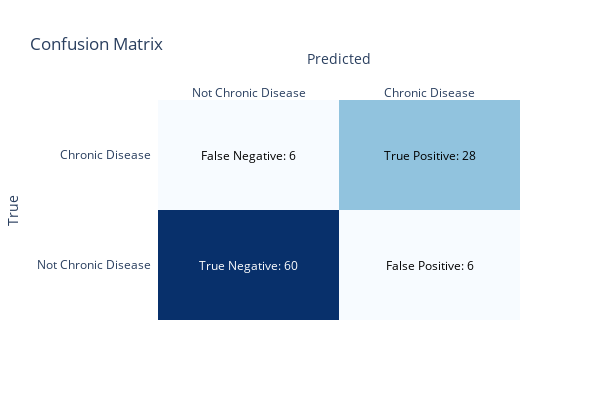
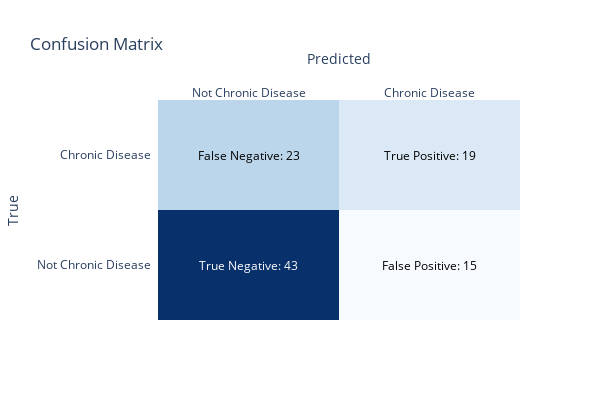
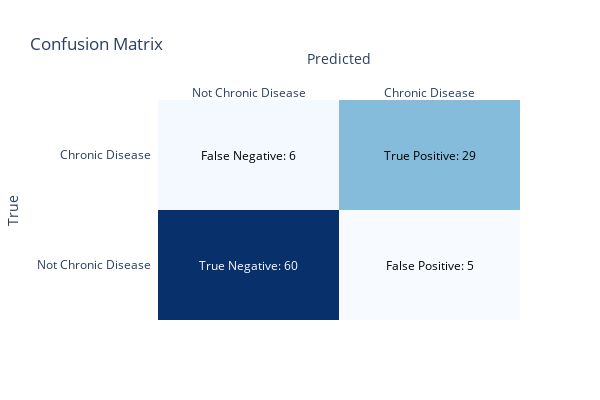

The cell these charts' notebook holds for them, in order:
### Code cell
import warnings
from warnings import filterwarnings
filterwarnings('ignore')

for name,model in models:
    print('\n')
    print(name,": ")
    print('\n')
    
    model.fit(X_train,y_train)
    predictions = model.predict(X_test)

    print(confusion_matrix(predictions,y_test))

    cm = confusion_matrix(predictions,y_test)


    # Sample data
    y_truet = [0, 1, 0, 1]
    y_predt = [0, 1, 1, 0]

    # Compute confusion matrix
    #cmt = confusion_matrix(y_truet, y_predt)
    classes = ['Not Chronic Disease', 'Chronic Disease']

    cm_labels = [
        ["True Negative: " + str(cm[0][0]), "False Positive: " + str(cm[0][1])],
        ["False Negative: " + str(cm[1][0]), "True Positive: " + str(cm[1][1])]
    ]

    # Create confusion matrix heatmap
    fig = ff.create_annotated_heatmap(
        z=cm, x=classes, y=classes, 
        annotation_text=cm_labels, colorscale='Blues'
        )

    fig.update_layout(
        title='Confusion Matrix',
        xaxis=dict(title='Predicted'),
        yaxis=dict(title='True'),
        width = 600,
        height = 400
        )

    fig.show()


    print('Accuracy Score: ',accuracy_score(predictions,y_test))
    #Calculate precision and recall
    precision = precision_score(y_test,predictions,average='binary')
    recall = recall_score(y_test,predictions,average='binary')
    print(f"Precision Score: {precision}")
    print(f"Recall Score: {recall}")

### Figure 1 — Plotly figure (JSON) as saved in the notebook; plotly's stock layout.template omitted (floating-point values rounded to 4 significant figures)
{"data": [{"colorscale": [[0, "rgb(247,251,255)"], [0.125, "rgb(222,235,247)"], [0.25, "rgb(198,219,239)"], [0.375, "rgb(158,202,225)"], [0.5, "rgb(107,174,214)"], [0.625, "rgb(66,146,198)"], [0.75, "rgb(33,113,181)"], [0.875, "rgb(8,81,156)"], [1, "rgb(8,48,107)"]], "reversescale": false, "showscale": false, "type": "heatmap", "x": ["Not Chronic Disease", "Chronic Disease"], "y": ["Not Chronic Disease", "Chronic Disease"], "z": [[60, 6], [6, 28]]}], "layout": {"annotations": [{"font": {"color": "#FFFFFF"}, "showarrow": false, "text": "True Negative: 60", "x": "Not Chronic Disease", "xref": "x", "y": "Not Chronic Disease", "yref": "y"}, {"font": {"color": "#000000"}, "showarrow": false, "text": "False Positive: 6", "x": "Chronic Disease", "xref": "x", "y": "Not Chronic Disease", "yref": "y"}, {"font": {"color": "#000000"}, "showarrow": false, "text": "False Negative: 6", "x": "Not Chronic Disease", "xref": "x", "y": "Chronic Disease", "yref": "y"}, {"font": {"color": "#000000"}, "showarrow": false, "text": "True Positive: 28", "x": "Chronic Disease", "xref": "x", "y": "Chronic Disease", "yref": "y"}], "height": 400, "title": {"text": "Confusion Matrix"}, "width": 600, "xaxis": {"autorange": true, "dtick": 1, "gridcolor": "rgb(0, 0, 0)", "range": [-0.5, 1.5], "side": "top", "ticks": "", "title": {"text": "Predicted"}, "type": "category"}, "yaxis": {"autorange": true, "dtick": 1, "range": [-0.5, 1.5], "ticks": "", "ticksuffix": "  ", "title": {"text": "True"}, "type": "category"}}}

### Figure 2 — Plotly figure (JSON) as saved in the notebook; plotly's stock layout.template omitted (floating-point values rounded to 4 significant figures)
{"data": [{"colorscale": [[0, "rgb(247,251,255)"], [0.125, "rgb(222,235,247)"], [0.25, "rgb(198,219,239)"], [0.375, "rgb(158,202,225)"], [0.5, "rgb(107,174,214)"], [0.625, "rgb(66,146,198)"], [0.75, "rgb(33,113,181)"], [0.875, "rgb(8,81,156)"], [1, "rgb(8,48,107)"]], "reversescale": false, "showscale": false, "type": "heatmap", "x": ["Not Chronic Disease", "Chronic Disease"], "y": ["Not Chronic Disease", "Chronic Disease"], "z": [[43, 15], [23, 19]]}], "layout": {"annotations": [{"font": {"color": "#FFFFFF"}, "showarrow": false, "text": "True Negative: 43", "x": "Not Chronic Disease", "xref": "x", "y": "Not Chronic Disease", "yref": "y"}, {"font": {"color": "#000000"}, "showarrow": false, "text": "False Positive: 15", "x": "Chronic Disease", "xref": "x", "y": "Not Chronic Disease", "yref": "y"}, {"font": {"color": "#000000"}, "showarrow": false, "text": "False Negative: 23", "x": "Not Chronic Disease", "xref": "x", "y": "Chronic Disease", "yref": "y"}, {"font": {"color": "#000000"}, "showarrow": false, "text": "True Positive: 19", "x": "Chronic Disease", "xref": "x", "y": "Chronic Disease", "yref": "y"}], "height": 400, "title": {"text": "Confusion Matrix"}, "width": 600, "xaxis": {"autorange": true, "dtick": 1, "gridcolor": "rgb(0, 0, 0)", "range": [-0.5, 1.5], "side": "top", "ticks": "", "title": {"text": "Predicted"}, "type": "category"}, "yaxis": {"autorange": true, "dtick": 1, "range": [-0.5, 1.5], "ticks": "", "ticksuffix": "  ", "title": {"text": "True"}, "type": "category"}}}

### Figure 3 — Plotly figure (JSON) as saved in the notebook; plotly's stock layout.template omitted (floating-point values rounded to 4 significant figures)
{"data": [{"colorscale": [[0, "rgb(247,251,255)"], [0.125, "rgb(222,235,247)"], [0.25, "rgb(198,219,239)"], [0.375, "rgb(158,202,225)"], [0.5, "rgb(107,174,214)"], [0.625, "rgb(66,146,198)"], [0.75, "rgb(33,113,181)"], [0.875, "rgb(8,81,156)"], [1, "rgb(8,48,107)"]], "reversescale": false, "showscale": false, "type": "heatmap", "x": ["Not Chronic Disease", "Chronic Disease"], "y": ["Not Chronic Disease", "Chronic Disease"], "z": [[60, 5], [6, 29]]}], "layout": {"annotations": [{"font": {"color": "#FFFFFF"}, "showarrow": false, "text": "True Negative: 60", "x": "Not Chronic Disease", "xref": "x", "y": "Not Chronic Disease", "yref": "y"}, {"font": {"color": "#000000"}, "showarrow": false, "text": "False Positive: 5", "x": "Chronic Disease", "xref": "x", "y": "Not Chronic Disease", "yref": "y"}, {"font": {"color": "#000000"}, "showarrow": false, "text": "False Negative: 6", "x": "Not Chronic Disease", "xref": "x", "y": "Chronic Disease", "yref": "y"}, {"font": {"color": "#000000"}, "showarrow": false, "text": "True Positive: 29", "x": "Chronic Disease", "xref": "x", "y": "Chronic Disease", "yref": "y"}], "height": 400, "title": {"text": "Confusion Matrix"}, "width": 600, "xaxis": {"autorange": true, "dtick": 1, "gridcolor": "rgb(0, 0, 0)", "range": [-0.5, 1.5], "side": "top", "ticks": "", "title": {"text": "Predicted"}, "type": "category"}, "yaxis": {"autorange": true, "dtick": 1, "range": [-0.5, 1.5], "ticks": "", "ticksuffix": "  ", "title": {"text": "True"}, "type": "category"}}}
